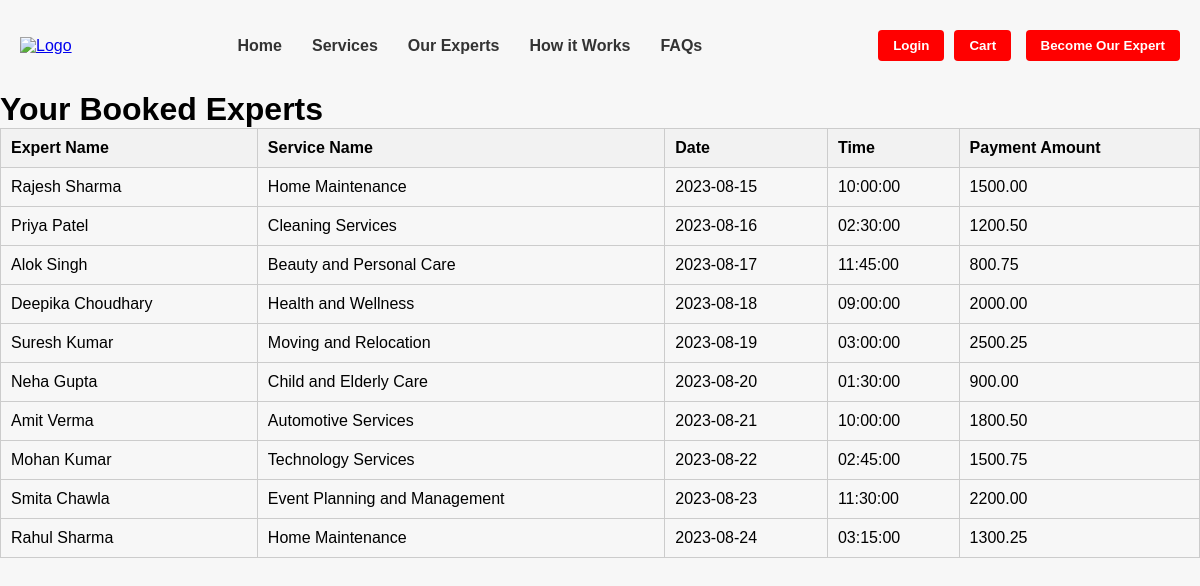
The app's page /cart.php with its own data.
### tables this page shows
CREATE TABLE `booking` (
  `id` int(11) NOT NULL,
  `user_id` int(11) NOT NULL,
  `expert_name` varchar(255) NOT NULL,
  `service_name` varchar(255) NOT NULL,
  `booking_date` date NOT NULL,
  `booking_time` time NOT NULL,
  `payment_amount` decimal(10,2) NOT NULL
);

### cart.php (the view, shortened to what this page needs)
<!DOCTYPE html>
<html>
<head>
    <link rel="stylesheet" href="style.css">
</head>
<body>
<div class="container">
    <nav class="navbar">
        <div class="navbar-brand">
            <a href="index.php">
                <img src="images/1234.png" alt="Logo" />
            </a>
        </div>
        <div class="navbar-links">
            <ul>
                <li><a href="index.php"><b>Home</b></a></li>
                <li><a href="services.php"><b>Services</b></a></li>
                <li><a href="experts.php"><b>Our Experts</b></a></li>
                <li><a href="how.php"><b>How it Works</b></a></li>
                <li><a href="faq.php"><b>FAQs</b></a></li>
            </ul>
        </div>
        <div class="navbar-buttons">
            <?php
            if (isset($_SESSION["username"])) {
                echo '<a href="cart.php"><button class="btn btn-primary">Cart</button></a>';
            } else {
                echo '<a href="login.php"><button class="btn btn-primary">Login</button></a>';
                echo '<a href="cart.php"><button class="btn btn-primary">Cart</button></a>';
            }
            ?>
            <a href="REGISTER.php"><button class="btn btn-success">Become Our Expert</button></a>
        </div>
    </nav>
    </div>
    <h1>Your Booked Experts</h1>
    <table border="1">
        <tr>
            <th>Expert Name</th>
            <th>Service Name</th>
            <th>Date</th>
            <th>Time</th>
            <th>Payment Amount</th>
        </tr>
        <?php
        $dbHost = "localhost";
        $dbUser = "root";
        $dbPass = "";
        $dbName = "user_management";
        $conn = new mysqli($dbHost, $dbUser, $dbPass, $dbName);
        $sql = "SELECT expert_name, service_name, booking_date, booking_time, payment_amount FROM booking";
        $result = $conn->query($sql);
        if ($result->num_rows > 0) {
            while ($row = $result->fetch_assoc()) {
                echo "<tr>";
                echo "<td>" . $row["expert_name"] . "</td>";
                echo "<td>" . $row["service_name"] . "</td>";
                echo "<td>" . $row["booking_date"] . "</td>";
                echo "<td>" . $row["booking_time"] . "</td>";
                echo "<td>" . $row["payment_amount"] . "</td>";
                echo "</tr>";
            }
        } else {
            echo "<tr><td colspan='5'>No booked experts found</td></tr>";
        }
        ?>
    </table>
</body>
</html>

### style.css (style rules this page uses)
body, h1, h2, h3, p, ul, li { margin: 0; padding: 0; }
.container { max-width: 1200px; margin: 0 auto; padding: 20px; }
.navbar { display: flex; justify-content: space-between; align-items: center; padding: 10px 0; }
.navbar-brand img { height: 40px; }
.navbar-links ul { list-style: none; display: flex; }
.navbar-links li { margin: 0 15px; }
.navbar-links a { text-decoration: none; color: #333; }
.navbar-buttons button { margin-left: 10px; }
.btn { padding: 8px 15px; border: none; cursor: pointer; border-radius: 4px; font-weight: bold; color: white; }
.btn-primary, .btn-success, .normal-btn { background-color: red; }
.container { overflow: hidden; }

### cart.php (style rules this page uses)
body { font-family: Arial, sans-serif; margin: 0; padding: 0; background-color: #f7f7f7; }
table { width: 100%; border-collapse: collapse; }
table, th, td { border: 1px solid #ccc; }
th, td { padding: 10px; text-align: left; }
th { background-color: #f2f2f2; }

### records on screen
booking: expert_name "Rajesh Sharma", service_name "Home Maintenance", booking_date "2023-08-15", booking_time "10:00:00", payment_amount "1500.00"
booking: expert_name "Priya Patel", service_name "Cleaning Services", booking_date "2023-08-16", booking_time "02:30:00", payment_amount "1200.50"
booking: expert_name "Alok Singh", service_name "Beauty and Personal Care", booking_date "2023-08-17", booking_time "11:45:00", payment_amount "800.75"
booking: expert_name "Deepika Choudhary", service_name "Health and Wellness", booking_date "2023-08-18", booking_time "09:00:00", payment_amount "2000.00"
booking: expert_name "Suresh Kumar", service_name "Moving and Relocation", booking_date "2023-08-19", booking_time "03:00:00", payment_amount "2500.25"
booking: expert_name "Neha Gupta", service_name "Child and Elderly Care", booking_date "2023-08-20", booking_time "01:30:00", payment_amount "900.00"
booking: expert_name "Amit Verma", service_name "Automotive Services", booking_date "2023-08-21", booking_time "10:00:00", payment_amount "1800.50"
booking: expert_name "Mohan Kumar", service_name "Technology Services", booking_date "2023-08-22", booking_time "02:45:00", payment_amount "1500.75"
booking: expert_name "Smita Chawla", service_name "Event Planning and Management", booking_date "2023-08-23", booking_time "11:30:00", payment_amount "2200.00"
booking: expert_name "Rahul Sharma", service_name "Home Maintenance", booking_date "2023-08-24", booking_time "03:15:00", payment_amount "1300.25"
